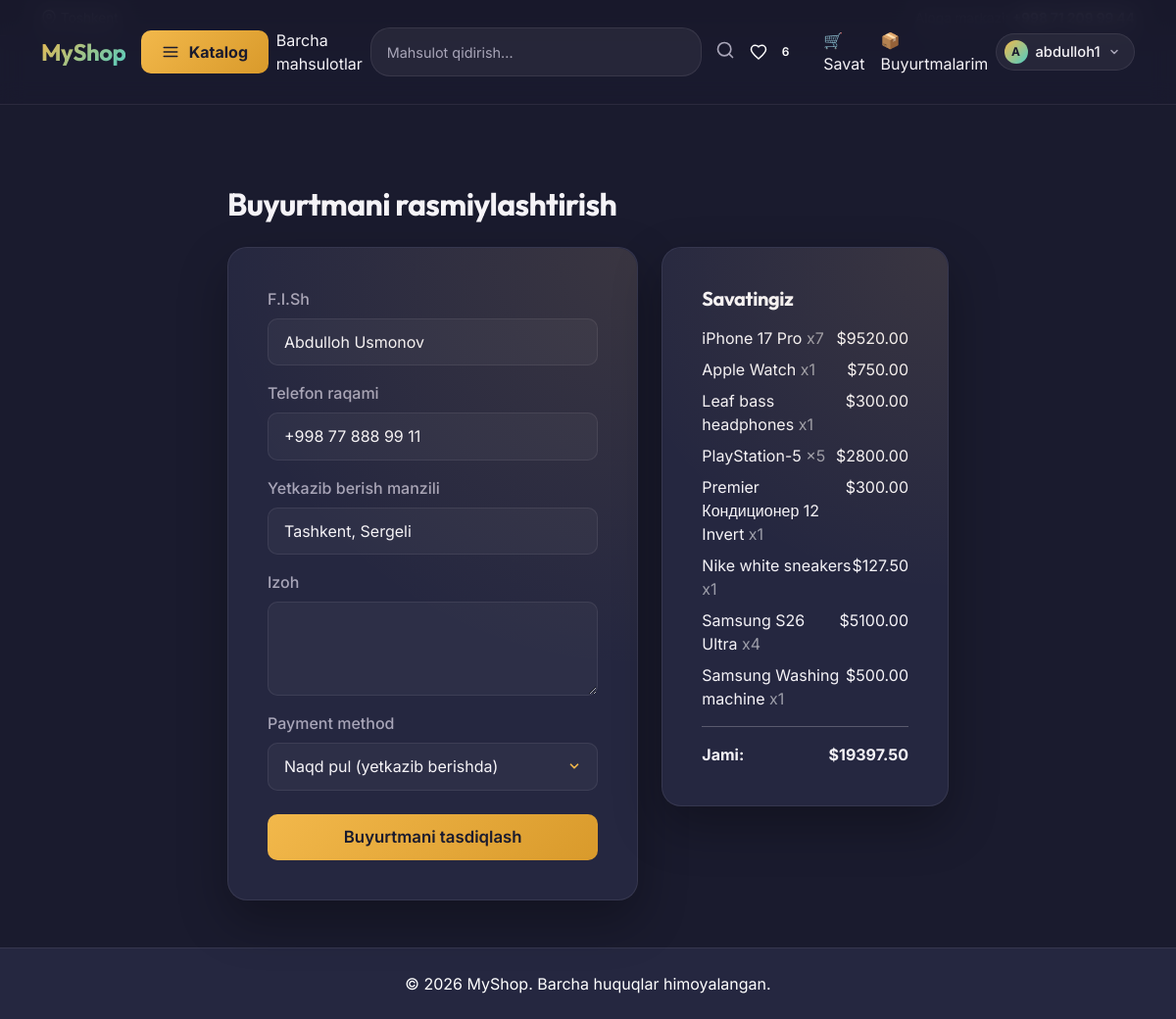
/orders/checkout/ (signed in), run on the app's committed database.
### accounts/models.py (models this page shows, shortened)
class Profile(models.Model):
    user = models.OneToOneField(User, on_delete=models.CASCADE, related_name='profile')
    phone = models.CharField(max_length=20, blank=True, verbose_name="Telefon raqami")
    address = models.CharField(max_length=255, blank=True, verbose_name="Yetkazib berish manzili")
    avatar = models.ImageField(upload_to='avatars/%Y/%m/%d/', blank=True, null=True, verbose_name="Profil rasmi")
    created = models.DateTimeField(auto_now_add=True)
    updated = models.DateTimeField(auto_now=True)
    class Meta:
        verbose_name = "Profil"
        verbose_name_plural = "Profillar"
    @property
    def avatar_url(self):
        if self.avatar and hasattr(self.avatar, 'url'):
            return self.avatar.url
        return None

### cart/models.py (models this page shows, shortened)
class CartItem(models.Model):
    cart = models.ForeignKey(Cart, on_delete=models.CASCADE, related_name='items')
    product = models.ForeignKey(Product, on_delete=models.CASCADE)
    quantity = models.PositiveIntegerField(default=1)
    added = models.DateTimeField(auto_now_add=True)
    class Meta:
        unique_together = ('cart', 'product')
    def get_unit_price(self):
        return self.product.discounted_price if self.product.has_discount else self.product.price
    def get_total_price(self):
        return self.get_unit_price() * self.quantity

class Cart(models.Model):
    user = models.OneToOneField(User, on_delete=models.CASCADE, related_name='cart')
    created = models.DateTimeField(auto_now_add=True)
    def get_total_price(self):
        return sum(item.get_total_price() for item in self.items.all())

### blog/models.py (models this page shows, shortened)
class Product(models.Model):
    category = models.ForeignKey(Category, related_name='products', on_delete=models.CASCADE)
    name = models.CharField(max_length=200)
    slug = models.SlugField(unique=True)
    description = models.TextField(blank=True)
    price = models.DecimalField(max_digits=10, decimal_places=2)
    image = ProcessedImageField(
        upload_to='products/%Y/%m/%d/',
        processors=[ResizeToFill(800, 800)],
        format='JPEG',
        options={'quality': 90},
        blank=True,
        null=True
    )
    discount_percent = models.PositiveIntegerField(
        default=0,
        help_text="Chegirma foizi (0-100). Masalan 25 kiritsangiz, 25% chegirma bo'ladi.",
        null=True,
        blank=True
    )
    stock = models.PositiveIntegerField(default=0)
    available = models.BooleanField(default=True)
    created = models.DateTimeField(auto_now_add=True)
    updated = models.DateTimeField(auto_now=True)
    class Meta:
        ordering = ['-created']
        indexes = [
            models.Index(fields=['slug']),
            models.Index(fields=['available', 'category']),
            models.Index(fields=['available', '-created']),
            models.Index(fields=['available', 'price']),
            models.Index(fields=['available', '-discount_percent']),
        ]
    @property
    def has_discount(self):
        return self.discount_percent is not None and self.discount_percent > 0
    @property
    def discounted_price(self):
        if self.has_discount:
            discount_amount = self.price * self.discount_percent / 100
            return round(self.price - discount_amount, 2)
        return self.price

### orders/views.py (the view)
# urls.py: path('checkout/', views.checkout, name='checkout'),
@login_required
def checkout(request):
    cart, created = Cart.objects.get_or_create(user=request.user)
    if not cart.items.exists():
        messages.warning(request, "Savatingiz bo'sh. Buyurtma berish uchun avval mahsulot qo'shing.")
        return redirect('cart:cart_detail')
    initial = {
        'full_name': request.user.get_full_name() or request.user.username,
    }
    profile = getattr(request.user, 'profile', None)
    if profile:
        initial['phone'] = profile.phone
        initial['address'] = profile.address
    if request.method == 'POST':
        form = CheckoutForm(request.POST, initial=initial)
        if form.is_valid():
            with transaction.atomic():
                order = form.save(commit=False)
                order.user = request.user
                order.status = Order.STATUS_PENDING
                order.save()
                for cart_item in cart.items.select_related('product'):
                    OrderItem.objects.create(
                        order=order,
                        product=cart_item.product,
                        product_name=cart_item.product.name,
                        price=cart_item.product.price,
                        quantity=cart_item.quantity,
                    )
                cart.items.all().delete()
            if order.payment_method == Order.PAYMENT_CASH:
                messages.success(request, f"Buyurtma #{order.id} qabul qilindi! Tez orada operatorlarimiz siz bilan bog'lanadi.")
                return redirect('orders:order_detail', order_id=order.id)
            else:
                messages.info(request, "To'lov tizimi tez orada ulanadi. Hozircha buyurtmangiz qabul qilindi.")
                return redirect('orders:order_detail', order_id=order.id)
    else:
        form = CheckoutForm(initial=initial)
    return render(request, 'orders/checkout.html', {'form': form, 'cart': cart})

### orders/forms.py
class CheckoutForm(forms.ModelForm):
    class Meta:
        model = Order
        fields = ['full_name', 'phone', 'address', 'comment', 'payment_method']
        widgets = {
            'comment': forms.Textarea(attrs={'rows': 3}),
        }
    def __init__(self, *args, **kwargs):
        super().__init__(*args, **kwargs)
        for name, field in self.fields.items():
            if name == 'payment_method':
                field.widget.attrs.update({'class': 'form-select'})
            else:
                field.widget.attrs.update({'class': 'form-control'})

### blog/context_processors.py (called while the page is built)
def categories_processor(request):
    return {'nav_categories': Category.objects.all()}

### orders/templates/orders/checkout.html (shortened to what this page needs)
{% extends "blog/base.html" %}
{% block content %}
<div class="row justify-content-center">
    <div class="col-lg-8">
        <h2 class="mb-4">Buyurtmani rasmiylashtirish</h2>
        <div class="row g-4">
            <div class="col-md-7">
                <div class="auth-card">
                    <form method="post" enctype="multipart/form-data">
                        {% for field in form %}
                            <div class="mb-3">
                                <label class="form-label">{{ field.label }}</label>
                                {{ field }}
                            </div>
                        {% endfor %}
                        <button type="submit" class="btn btn-primary w-100">Buyurtmani tasdiqlash</button>
                    </form>
                </div>
            </div>
            <div class="col-md-5">
                <div class="auth-card">
                    <h5 class="mb-3">Savatingiz</h5>
                    <ul class="list-unstyled">
                        {% for item in cart.items.all %}
                        <li class="d-flex justify-content-between mb-2">
                            <span>{{ item.product.name }} <span class="text-muted">x{{ item.quantity }}</span></span>
                            <span>${{ item.get_total_price }}</span>
                        </li>
                        {% endfor %}
                    </ul>
                    <hr>
                    <div class="d-flex justify-content-between fw-bold">
                        <span>Jami:</span>
                        <span>${{ cart.get_total_price }}</span>
                    </div>
                </div>
            </div>
        </div>
    </div>
</div>
{% endblock %}

### templates/blog/base.html (shortened to what this page needs)
{% load static %}
<!DOCTYPE html>
<html lang="uz">
<head>
    <link href="https://cdn.jsdelivr.net/npm/bootstrap@5.3.3/dist/css/bootstrap.min.css" rel="stylesheet">
    <link href="{% static 'css/style.css' %}" rel="stylesheet">
</head>
<body>
<div class="top-bar">
    <div class="container">
        <div class="top-bar-left">
            <a class="nav-link d-flex align-items-center gap-1" href="#">
                <svg viewBox="0 0 24 24" fill="none" stroke="currentColor" stroke-width="2" style="width: 16px; height: 16px;">
                    <path d="M21 10c0 7-9 13-9 13s-9-6-9-13a9 9 0 0118 0z"></path>
                    <circle cx="12" cy="10" r="3"></circle>
                </svg>
            </a>
        </div>
        <div class="top-bar-right">
            <span>Aloqa markazi: <strong>+998 71 209 99 44</strong></span>
        </div>
    </div>
</div>
<nav class="navbar navbar-expand-lg navbar-dark fixed-top" id="mainNavbar">
    <div class="container">
        <a class="navbar-brand" href="{% url 'blog:product_list' %}">MyShop</a>
        <div class="catalog-dropdown d-none d-lg-block">
            <button class="catalog-btn" type="button">
                <svg viewBox="0 0 24 24" fill="none" stroke="currentColor" stroke-width="2" stroke-linecap="round"
                     stroke-linejoin="round">
                    <line x1="3" y1="6" x2="21" y2="6"></line>
                    <line x1="3" y1="12" x2="21" y2="12"></line>
                    <line x1="3" y1="18" x2="21" y2="18"></line>
                </svg>
                Katalog
            </button>
        </div>
        <div class="collapse navbar-collapse d-none d-lg-flex" id="navbarNav">
            <ul class="navbar-nav">
                <li class="nav-item">
                    <a class="nav-link" href="{% url 'blog:product_list' %}">Barcha mahsulotlar</a>
                </li>
            </ul>
            <form method="get" action="{% url 'blog:product_list' %}" class="d-flex mx-auto search-form"
                  style="max-width: 400px; width: 100%;">
                <input type="text" name="q" class="form-control search-input" placeholder="Mahsulot qidirish..."
                       value="{{ request.GET.q }}">
                <button type="submit" class="btn search-btn">
                    <svg viewBox="0 0 24 24" fill="none" stroke="currentColor" stroke-width="2" stroke-linecap="round"
                         stroke-linejoin="round">
                        <circle cx="11" cy="11" r="8"></circle>
                        <line x1="21" y1="21" x2="16.65" y2="16.65"></line>
                    </svg>
                </button>
            </form>
            <ul class="navbar-nav ms-auto align-items-center">
                {% if user.is_authenticated and not user.is_superuser %}
                <li class="nav-item me-2">
                    <a class="nav-link wishlist-nav-link d-flex align-items-center gap-1" href="{% url 'blog:wishlist_detail' %}">
                        <span class="badge wishlist-badge">{% if user.wishlist.count %}{{ user.wishlist.count }}{% else %}0{% endif %}</span>
                    </a>
                </li>
                <li class="nav-item">
                    <a class="nav-link" href="{% url 'cart:cart_detail' %}">🛒 Savat</a>
                </li>
                <li class="nav-item">
                    <a class="nav-link" href="{% url 'orders:order_list' %}">📦 Buyurtmalarim</a>
                </li>
                <li class="nav-item dropdown">
                    <a class="profile-pill dropdown-toggle" href="#" role="button" data-bs-toggle="dropdown">
                        {% if user.profile.avatar_url %}
                        <img src="{{ user.profile.avatar_url }}" alt="" width="24" height="24" class="rounded-circle"
                             style="object-fit: cover;">
                        {% else %}
                        <span class="profile-pill-avatar">{{ user.username|first|upper }}</span>
                        {% endif %}
                        <span>{{ user.username }}</span>
                        <svg class="profile-pill-chevron" viewBox="0 0 16 16" fill="none" stroke="currentColor"
                             stroke-width="2" stroke-linecap="round" stroke-linejoin="round">
                            <path d="M4 6l4 4 4-4"/>
                        </svg>
                    </a>
                </li>
                {% endif %}
            </ul>
        </div>
    </div>
</nav>
<div class="container mt-4" style="padding-top: 8rem;">
    {% block content %}
    {% endblock %}
</div>
<footer class="text-white text-center py-4 mt-5">
    <p class="mb-0">&copy; 2026 MyShop. Barcha huquqlar himoyalangan.</p>
</footer>
</body>
</html>

### data on the page
Profile: form "+998 77 888 99 11" "Tashkent, Sergeli"
CartItem: product.name "iPhone 17 Pro", quantity "7", get_total_price "9520.00"
CartItem: product.name "Apple Watch", quantity "1", get_total_price "750.00"
CartItem: product.name "Leaf bass headphones", quantity "1", get_total_price "300.00"
CartItem: product.name "PlayStation-5", quantity "5", get_total_price "2800.00"
CartItem: product.name "Premier Кондиционер 12 Invert", quantity "1", get_total_price "300.00"
CartItem: product.name "Nike white sneakers", quantity "1", get_total_price "127.50"
CartItem: product.name "Samsung S26 Ultra", quantity "4", get_total_price "5100.00"
CartItem: product.name "Samsung Washing machine", quantity "1", get_total_price "500.00"
Cart: get_total_price "19397.50"

### other printed values
{{ user.wishlist.count }} "6"
{{ user.username|first|upper }} "A"
{{ user.username }} "abdulloh1"
{{ field.label }} "F.I.Sh" "Telefon raqami" "Yetkazib berish manzili" "Izoh" "Payment method"
